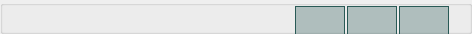
            <widget class="QGroupBox" name="groupBox_23">
             <property name="minimumSize">
              <size>
               <width>0</width>
               <height>34</height>
              </size>
             </property>
             <property name="maximumSize">
              <size>
               <width>16777215</width>
               <height>34</height>
              </size>
             </property>
             <property name="styleSheet">
              <string notr="true">QGroupBox
{
background-color:none;
}</string>
             </property>
             <property name="title">
              <string/>
             </property>
             <layout class="QHBoxLayout" name="horizontalLayout_15">
              <property name="spacing">
               <number>2</number>
              </property>
              <property name="leftMargin">
               <number>0</number>
              </property>
              <property name="topMargin">
               <number>0</number>
              </property>
              <property name="rightMargin">
               <number>20</number>
              </property>
              <property name="bottomMargin">
               <number>0</number>
              </property>
              <item>
               <spacer name="horizontalSpacer_16">
                <property name="orientation">
                 <enum>Qt::Horizontal</enum>
                </property>
                <property name="sizeHint" stdset="0">
                 <size>
                  <width>292</width>
                  <height>20</height>
                 </size>
                </property>
               </spacer>
              </item>
              <item>
               <widget class="QPushButton" name="home_5">
                <property name="sizePolicy">
                 <sizepolicy hsizetype="Fixed" vsizetype="Fixed">
                  <horstretch>0</horstretch>
                  <verstretch>0</verstretch>
                 </sizepolicy>
                </property>
                <property name="minimumSize">
                 <size>
                  <width>50</width>
                  <height>30</height>
                 </size>
                </property>
                <property name="maximumSize">
                 <size>
                  <width>50</width>
                  <height>30</height>
                 </size>
                </property>
                <property name="toolTip">
                 <string>&lt;html&gt;&lt;head/&gt;&lt;body&gt;&lt;p&gt;&lt;span style=&quot; font-size:12pt;&quot;&gt;home&lt;/span&gt;&lt;/p&gt;&lt;/body&gt;&lt;/html&gt;</string>
                </property>
                <property name="styleSheet">
                 <string notr="true">  QPushButton {
	 background-color: rgba(41, 90, 86, 80);
	  border-color: rgb(41, 90, 86);
      border-style:solid;
      border-width:1px;
      font:  14px; 
	  color: rgb(41, 90, 86);
  }
  QPushButton:hover:!pressed {
	 background-color: rgba(167, 206, 151,120);
	  border-color: rgba(41, 90, 86,164);
      border-style:solid;
  }</string>
                </property>
                <property name="text">
                 <string/>
                </property>
                <property name="icon">
                 <iconset>
                  <normalon>:/icons/app_icons/home.png</normalon>
                 </iconset>
                </property>
                <property name="iconSize">
                 <size>
                  <width>28</width>
                  <height>28</height>
                 </size>
                </property>
               </widget>
              </item>
              <item>
               <widget class="QPushButton" name="to_packing_2">
                <property name="sizePolicy">
                 <sizepolicy hsizetype="Fixed" vsizetype="Fixed">
                  <horstretch>0</horstretch>
                  <verstretch>0</verstretch>
                 </sizepolicy>
                </property>
                <property name="minimumSize">
                 <size>
                  <width>50</width>
                  <height>30</height>
                 </size>
                </property>
                <property name="maximumSize">
                 <size>
                  <width>50</width>
                  <height>30</height>
                 </size>
                </property>
                <property name="toolTip">
                 <string>&lt;html&gt;&lt;head/&gt;&lt;body&gt;&lt;p&gt;&lt;span style=&quot; font-size:12pt;&quot;&gt;to packing method&lt;/span&gt;&lt;/p&gt;&lt;/body&gt;&lt;/html&gt;</string>
                </property>
                <property name="styleSheet">
                 <string notr="true">  QPushButton {
	 background-color: rgba(41, 90, 86, 80);
	  border-color: rgb(41, 90, 86);
      border-style:solid;
      border-width:1px;
      font:  14px; 
	  color: rgb(41, 90, 86);
  }
  QPushButton:hover:!pressed {
	 background-color: rgba(167, 206, 151,120);
	  border-color: rgba(41, 90, 86,164);
      border-style:solid;
  }</string>
                </property>
                <property name="text">
                 <string/>
                </property>
                <property name="icon">
                 <iconset>
                  <disabledon>:/icons/app_icons/bpp.png</disabledon>
                 </iconset>
                </property>
                <property name="iconSize">
                 <size>
                  <width>26</width>
                  <height>26</height>
                 </size>
                </property>
               </widget>
              </item>
              <item>
               <widget class="QPushButton" name="settings_3">
                <property name="sizePolicy">
                 <sizepolicy hsizetype="Fixed" vsizetype="Fixed">
                  <horstretch>0</horstretch>
                  <verstretch>0</verstretch>
                 </sizepolicy>
                </property>
                <property name="minimumSize">
                 <size>
                  <width>50</width>
                  <height>30</height>
                 </size>
                </property>
                <property name="maximumSize">
                 <size>
                  <width>50</width>
                  <height>30</height>
                 </size>
                </property>
                <property name="toolTip">
                 <string>&lt;html&gt;&lt;head/&gt;&lt;body&gt;&lt;p&gt;&lt;span style=&quot; font-size:12pt;&quot;&gt;settings&lt;/span&gt;&lt;/p&gt;&lt;/body&gt;&lt;/html&gt;</string>
                </property>
                <property name="styleSheet">
                 <string notr="true">  QPushButton {
	 background-color: rgba(41, 90, 86, 80);
	  border-color: rgb(41, 90, 86);
      border-style:solid;
      border-width:1px;
      font:  14px; 
	  color: rgb(41, 90, 86);
  }
  QPushButton:hover:!pressed {
	 background-color: rgba(167, 206, 151,120);
	  border-color: rgba(41, 90, 86,164);
      border-style:solid;
  }</string>
                </property>
                <property name="text">
                 <string/>
                </property>
                <property name="icon">
                 <iconset>
                  <normalon>:/icons/app_icons/settings.png</normalon>
                 </iconset>
                </property>
                <property name="iconSize">
                 <size>
                  <width>24</width>
                  <height>24</height>
                 </size>
                </property>
               </widget>
              </item>
             </layout>
            </widget>
